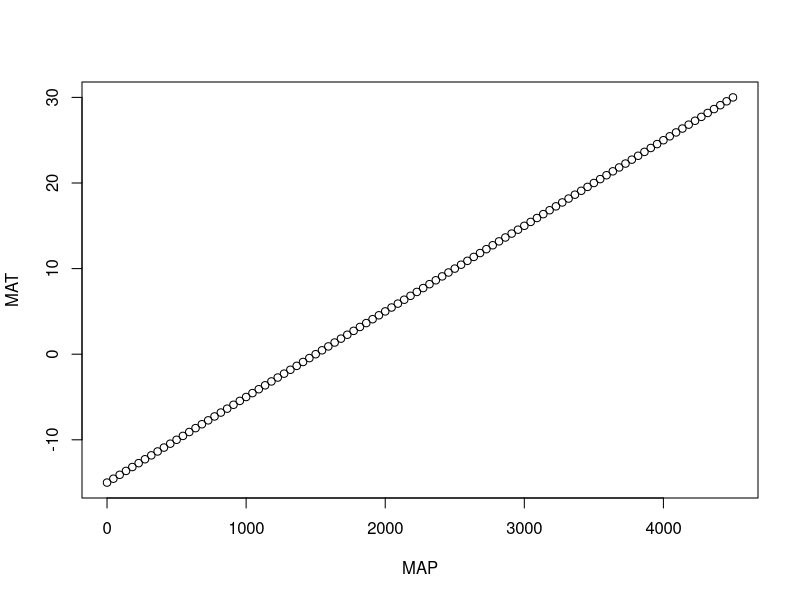
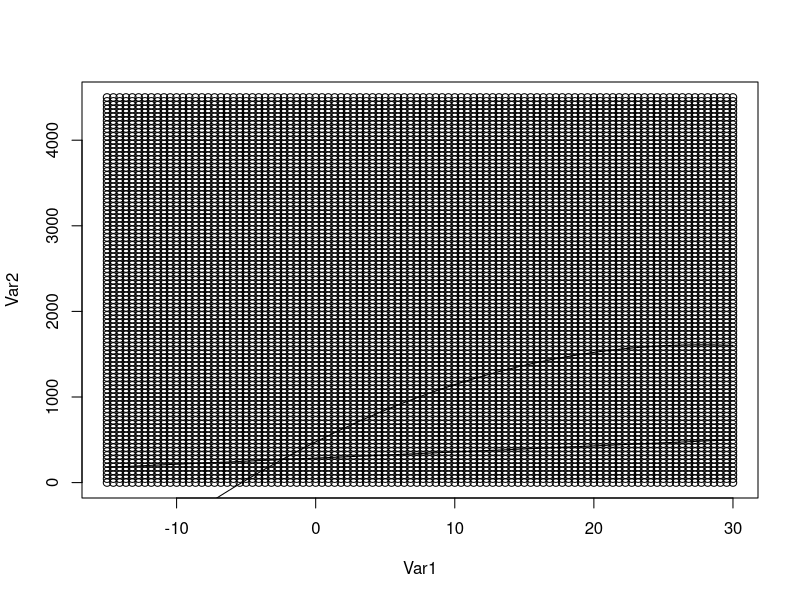

These figures' R source, in order: (Note: this script raises an error after producing the figures.)
# Remake the green world plot
# I.e. which climate zones are controlled by animals


MAT <- seq(-15, 30, length.out = 100)
MAP <- seq(0, 4500, length.out = 100)

xy <- expand.grid(MAT, MAP)

MAP[MAP > 7.143 * MAT + 286]
MAP[MAP < 1.469 * MAT^2 + 81.665 * MAT + 475]

plot(MAT ~ MAP)


y1 = 7.143 * MAT + 286
y2 = -1.469 * MAT^2 + 81.665 * MAT + 475

plot(xy)
lines(y1 ~ MAT)
lines(y2 ~ MAT)

xy <- as_tibble(xy)
colnames(xy) <- c("MAT", "MAP")
ggplot(xy, aes(MAT, MAP, fill = MAP > 7.143 * MAT + 286 & (MAP) < 1.469 * (MAT)^2 + 81.665 * MAT + 475)) +
  geom_tile()
  